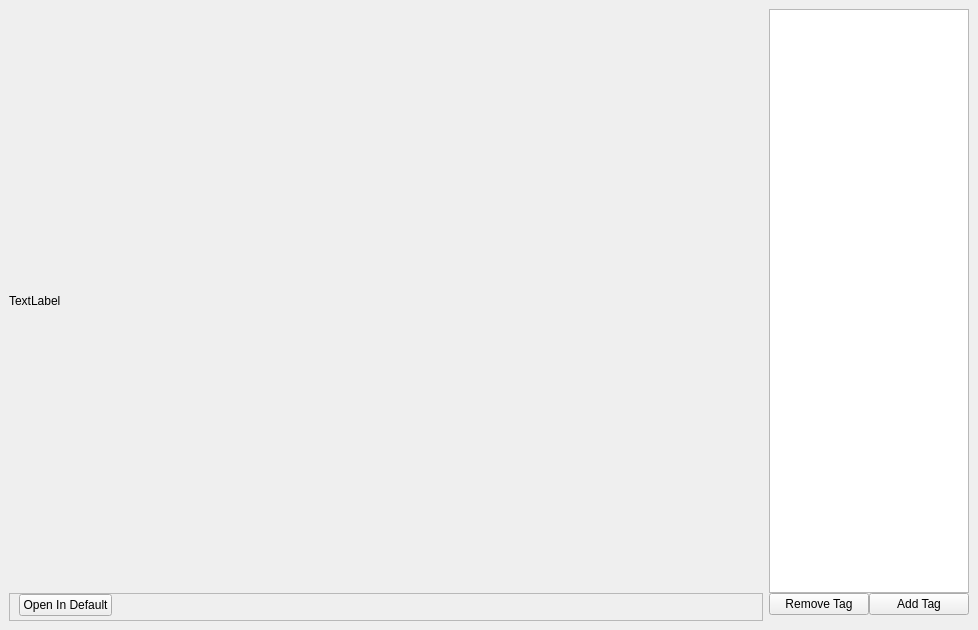
<?xml version="1.0" encoding="UTF-8"?>
<ui version="4.0">
 <class>MainWindow</class>
 <widget class="QMainWindow" name="MainWindow">
  <property name="geometry">
   <rect>
    <x>0</x>
    <y>0</y>
    <width>978</width>
    <height>630</height>
   </rect>
  </property>
  <property name="sizePolicy">
   <sizepolicy hsizetype="Preferred" vsizetype="Preferred">
    <horstretch>0</horstretch>
    <verstretch>0</verstretch>
   </sizepolicy>
  </property>
  <property name="windowTitle">
   <string>MainWindow</string>
  </property>
  <widget class="QWidget" name="centralwidget">
   <layout class="QHBoxLayout" name="horizontalLayout">
    <item>
     <layout class="QVBoxLayout" name="verticalLayout">
      <property name="spacing">
       <number>0</number>
      </property>
      <item>
       <widget class="QLabel" name="image_label">
        <property name="sizePolicy">
         <sizepolicy hsizetype="Minimum" vsizetype="Minimum">
          <horstretch>0</horstretch>
          <verstretch>0</verstretch>
         </sizepolicy>
        </property>
        <property name="minimumSize">
         <size>
          <width>1</width>
          <height>1</height>
         </size>
        </property>
        <property name="text">
         <string>TextLabel</string>
        </property>
       </widget>
      </item>
      <item>
       <widget class="QFrame" name="open_in_default_frame">
        <property name="enabled">
         <bool>true</bool>
        </property>
        <property name="sizePolicy">
         <sizepolicy hsizetype="Preferred" vsizetype="Fixed">
          <horstretch>0</horstretch>
          <verstretch>0</verstretch>
         </sizepolicy>
        </property>
        <property name="frameShape">
         <enum>QFrame::StyledPanel</enum>
        </property>
        <property name="frameShadow">
         <enum>QFrame::Raised</enum>
        </property>
        <layout class="QHBoxLayout" name="horizontalLayout_3">
         <property name="topMargin">
          <number>0</number>
         </property>
         <property name="bottomMargin">
          <number>4</number>
         </property>
         <item>
          <widget class="QPushButton" name="open_in_default_button">
           <property name="text">
            <string>Open In Default</string>
           </property>
          </widget>
         </item>
         <item>
          <spacer name="horizontal_spacer">
           <property name="orientation">
            <enum>Qt::Horizontal</enum>
           </property>
           <property name="sizeHint" stdset="0">
            <size>
             <width>617</width>
             <height>20</height>
            </size>
           </property>
          </spacer>
         </item>
        </layout>
       </widget>
      </item>
     </layout>
    </item>
    <item>
     <layout class="QVBoxLayout" name="verticalLayout_2">
      <property name="spacing">
       <number>0</number>
      </property>
      <item>
       <widget class="QListWidget" name="tags_list_widget">
        <property name="sizePolicy">
         <sizepolicy hsizetype="Maximum" vsizetype="Expanding">
          <horstretch>0</horstretch>
          <verstretch>0</verstretch>
         </sizepolicy>
        </property>
        <property name="maximumSize">
         <size>
          <width>200</width>
          <height>16777215</height>
         </size>
        </property>
       </widget>
      </item>
      <item>
       <layout class="QHBoxLayout" name="horizontalLayout_2">
        <property name="bottomMargin">
         <number>6</number>
        </property>
        <item>
         <widget class="QPushButton" name="remove_tag_button">
          <property name="text">
           <string>Remove Tag</string>
          </property>
         </widget>
        </item>
        <item>
         <widget class="QPushButton" name="add_tag_button">
          <property name="text">
           <string>Add Tag</string>
          </property>
         </widget>
        </item>
       </layout>
      </item>
     </layout>
    </item>
   </layout>
  </widget>
 </widget>
 <resources/>
 <connections/>
</ui>
